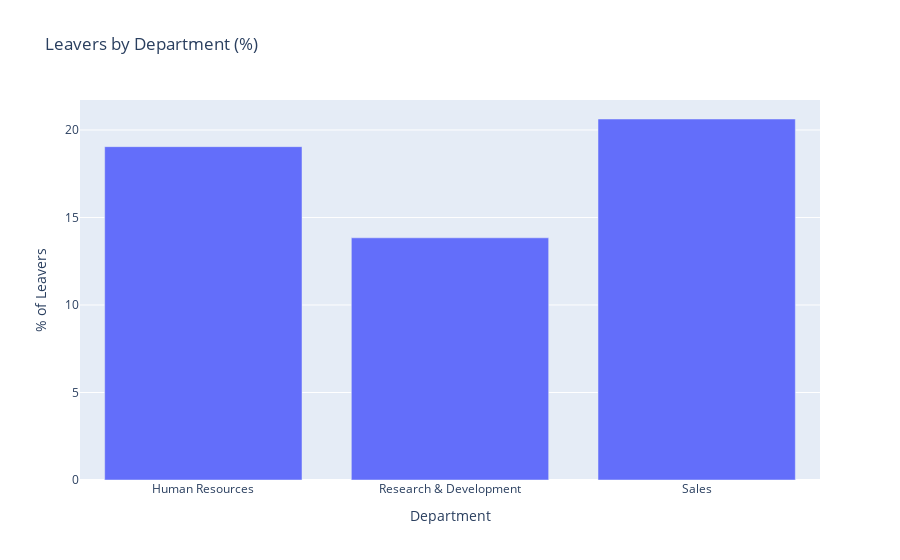

The notebook cell this image was saved under:
### Markdown cell above
Не очень хорошая визуализация. Размеры отделов сильно отличнаются, сложно сделать выводы по такому графику.
Больше всего сотрудников уволилось из отдела RD, но процент увольнений больше в отделе продаж.

### Code cell
df_Department = pd.DataFrame(columns=["Department", "% of Leavers"])
i=0
for field in list(df['Department'].unique()):
    ratio = df[(df['Department']==field)&(df['Attrition']=="Yes")].shape[0] / df[df['Department']==field].shape[0]
    df_Department.loc[i] = (field, ratio*100)
    i += 1
    #print("In {}, the ratio of leavers is {:.2f}%".format(field, ratio*100))    
dept_att=df_Department.groupby('Department').sum().reset_index()
fig=px.bar(dept_att,x='Department',y='% of Leavers',title='Leavers by Department (%)')
fig.show()

### Figure 1 — Plotly figure (JSON) as saved in the notebook; plotly's stock layout.template omitted (floating-point values rounded to 4 significant figures)
{"data": [{"alignmentgroup": "True", "hovertemplate": "Department=%{x}<br>% of Leavers=%{y}<extra></extra>", "legendgroup": "", "marker": {"color": "#636efa"}, "name": "", "offsetgroup": "", "orientation": "v", "showlegend": false, "textposition": "auto", "type": "bar", "x": ["Human Resources", "Research & Development", "Sales"], "xaxis": "x", "y": [19.05, 13.84, 20.63], "yaxis": "y"}], "layout": {"barmode": "relative", "legend": {"tracegroupgap": 0}, "title": {"text": "Leavers by Department (%)"}, "xaxis": {"anchor": "y", "domain": [0, 1], "title": {"text": "Department"}}, "yaxis": {"anchor": "x", "domain": [0, 1], "title": {"text": "% of Leavers"}}}}
